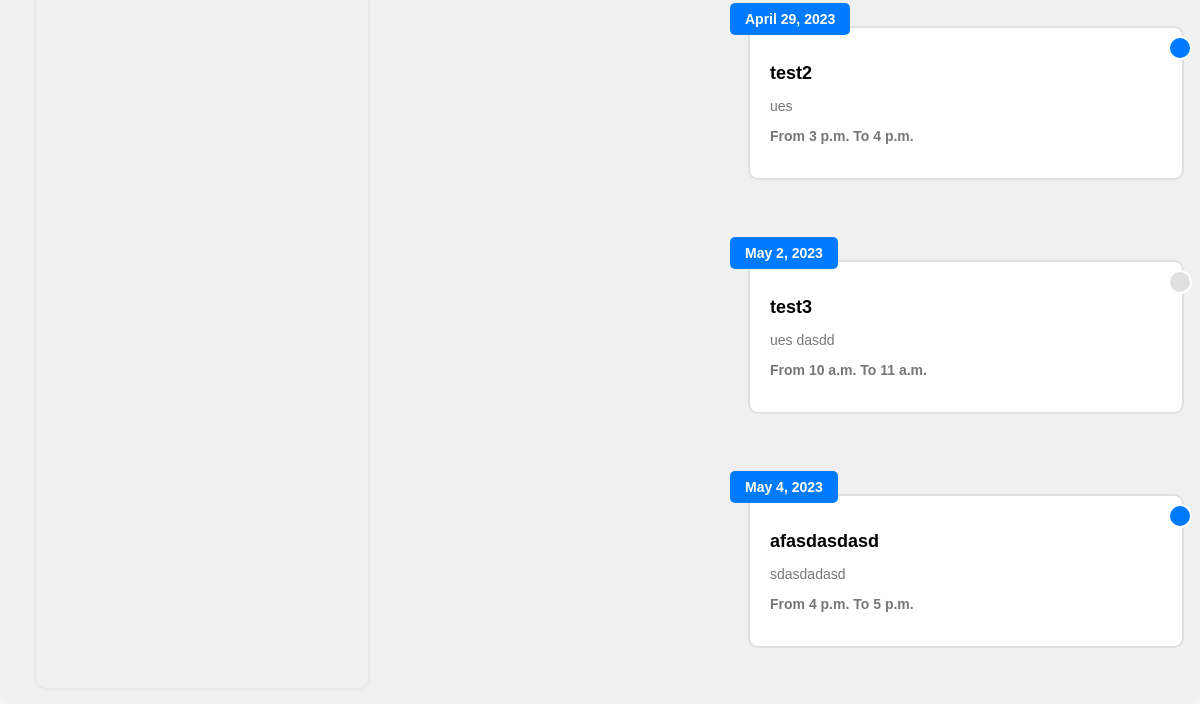
Before: /hub/student-home/ (lower part) with the older database file.
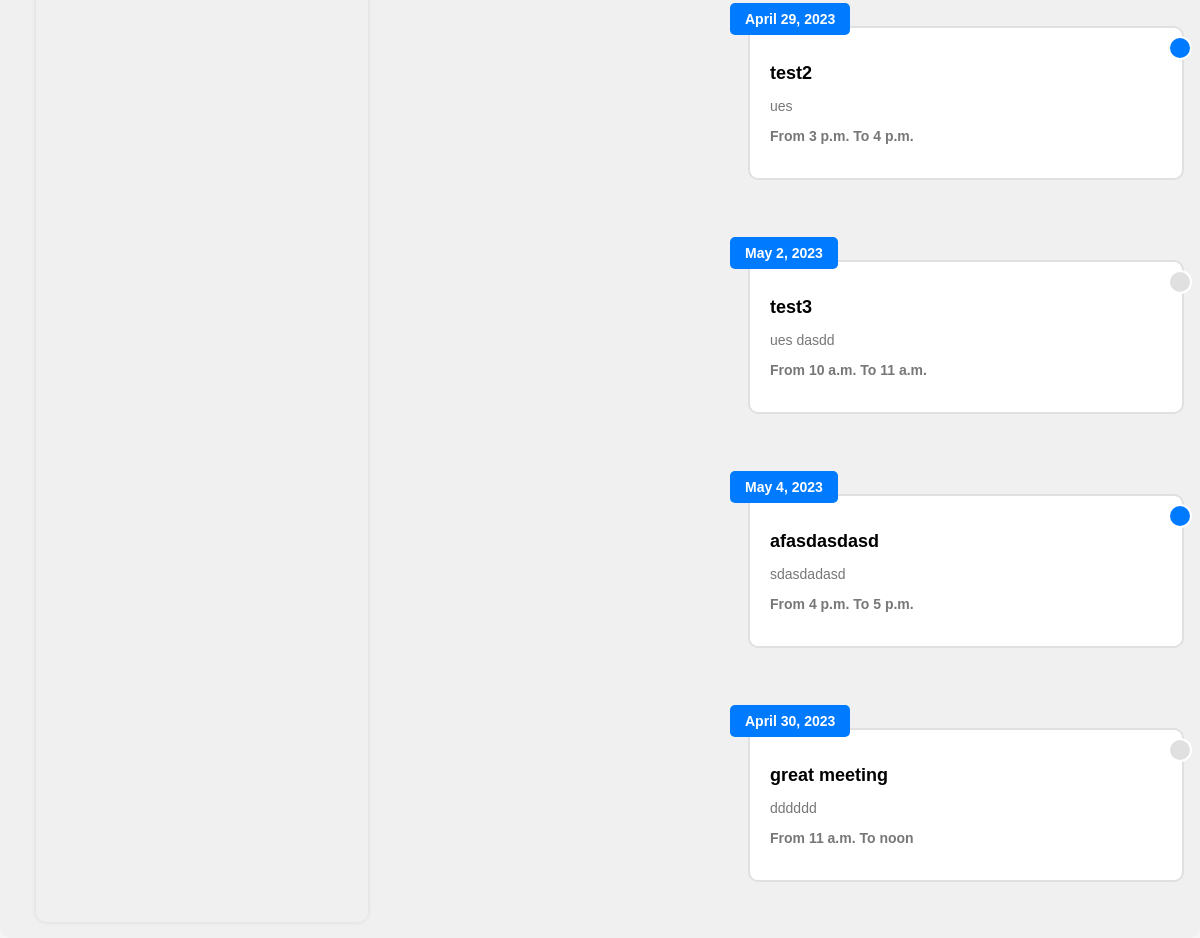
After: the same page with the newer database file.
### hub/models.py (models this page shows)
class Meeting(models.Model):
    title = models.CharField(max_length=30)
    description = models.TextField()
    start_time = models.TimeField()
    end_time = models.TimeField()
    date = models.DateField()
    team = models.ForeignKey(Team, on_delete=models.CASCADE, null=False)
    creator = models.ForeignKey(
        Student, on_delete=models.SET_NULL, null=True, related_name='meetings_created')
    members_available = models.ManyToManyField(
        'Student', blank=True, related_name='meetings_available')

### hub/views.py (the view)
# urls.py: path("student-home/", views.get_student_home, name='student-home'),
def get_student_home(request):
    posts = Post.objects.all().order_by('time')
    meetings = Meeting.objects.all()
    context = {'Posts': posts, 'Meetings': meetings}
    return render(request, 'hub/Student_Home.html', context)

### hub/templates/hub/Student_Home.html (shortened to what this page needs)
{% load static %}
<!DOCTYPE html>
<html lang="en">
<head>
    <link rel="stylesheet" type="text/css" href="{% static 'hub/css/Student_Home.css' %}">
</head>
<body>
<div class="main-content-container">
	<div class="group-mem-block">
	</div>
	<div class="timeline">
	{% for Meeting in Meetings %}
	  <div class="timeline-event">
		<div class="timeline-date">{{Meeting.date}}</div>
		<h2>{{Meeting.title}}</h2>
		<p>{{Meeting.description}}</p>
		<p style="font-weight: bold;">From {{Meeting.start_time}} To {{Meeting.end_time}}</p>
	  </div>
	{% endfor %}
  </div>
</body>
</html>

Changed rows visible on the page:
added Meeting: date "April 30, 2023", title "great meeting", description "dddddd", start_time "11 a.m.", end_time "noon"
